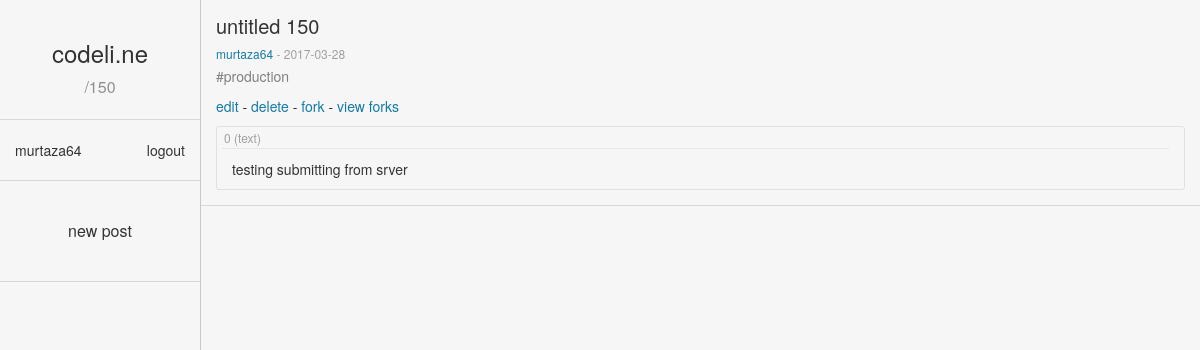
/150 (signed in), run on the app's committed database.
### timeline/models.py (models this page shows, shortened)
class Post(models.Model):
    title = models.CharField(max_length=140)
    body = models.TextField()
    date = models.DateTimeField()
    last_updated = models.DateTimeField()
    edited = models.BooleanField(default=False)
    author = models.ForeignKey(User, default=1, on_delete=models.SET_NULL, null=True)
    parent = models.ForeignKey('Post', null=True, on_delete=models.SET_NULL)
    tags = models.ManyToManyField('Tag')
    private = models.BooleanField(default=False)

class Tag(models.Model):
    name = models.CharField(max_length = 140)
    lang = models.BooleanField(default = 0)
    def __str__(self):
        return self.name

### timeline/views.py (the view)
# urls.py: url(r'^(?P<pk>\d+)/?$', views.SinglePostView.as_view(), name='post'),
class SinglePostView(JSONPostViewMixin, DetailView):
    template_name = 'timeline/post_view.html'
    model = Post
    def get_context_data(self, **kwargs):
        context = super(SinglePostView, self).get_context_data(**kwargs)
        context['post'] = assemble_post(context['object'], self.request)
        context['object_list'] = [context['object']]
        context['subtitle'] = '/' + str(context['post']['id'])
        context['title'] = '{} | codeli.ne'.format(context['post']['title'])
        return context

### timeline/views.py (called while the page is built)
    def render_to_response(self, context, **response_kwargs):
        if self.request.GET.get('format') == 'json':
            return JsonResponse(
                dict(data=self.get_data(context)),
                **response_kwargs,
            )
        else:
            return super(JSONPostViewMixin, self).render_to_response(context, **response_kwargs)

### timeline/templates/timeline/post_view.html (shortened to what this page needs)
{% extends "timeline/header.html" %}
{% block lefttitle %}
  {% include 'timeline/includes/lefttitle.html' %}
{% endblock %}
{% block login %}
  {% include 'timeline/includes/login.html' %}
{% endblock %}
{% block sidebarlinks %}
  {% include 'timeline/includes/sidebarlinks.html' %}
{% endblock %}
{% block content %}
  {% include 'timeline/includes/post.html' %}
{% endblock %}

### timeline/templates/timeline/includes/login.html
<div class="row">
    <div class="container-fluid">
        {% if not user.is_authenticated %}
        <a class="loginlink" href="/login">login</a>
        <a class="loginlink" href="/register" style="float:right">register</a>
        {% else %}
        <a class="loginlink" href="/user/{{user.get_username}}">
            {{user.get_username}}
        </a>
        <a class="loginlink" href="/logout" style="float:right">logout</a>
        {% endif %}
    </div>
</div>

### timeline/templates/timeline/includes/post.html (shortened to what this page needs)
<div class="post">
  <p class="posttitle">
    <a class="title" href="/{{post.id}}">{{post.title}}</a>
  </p>
  <p class="postdate">
    {% if post.author %}
    <a href="/user/{{post.author}}/">{{post.author}}</a> -
    {% endif %}
    {{post.date|date:'Y-m-d'}}
  </p>
  <p class="posttags">
    {% for tag in post.tags %}
    <a class="taglink{% if tag.lang %} lang{% endif %}" href="/tag/{{tag}}">#{{tag}}</a>
    {% endfor %}
  </p>
  <p>
  {% if post.author_logged_in %}
    <a href='/edit/{{post.id}}'>edit</a>
    -
    <a href='/delete/{{post.id}}'>delete</a>
    -
  {% endif %}
  <a href='/fork/{{post.id}}'>fork</a>
  -
  <a href='/{{post.id}}/forks'>view forks</a>
  </p>
  {% for i, cell in post.body %}
      {% if cell.type == 2 %}
          <pre class="codecell"><div class="cellindex code">{{i}}{% if cell.lang %} ({{cell.lang}}){% endif %}{% if cell.title %} - {{cell.title}}{% endif %}</div><code class = "{{cell.lang}}">{{cell.content}}</code></pre>
      {% else %}
        <div class="container-fluid cell text">
          <div class="cellindex">
              {{i}} ({% if cell.type == 0 %}text{% else %}markdown{% endif %}){% if cell.title %} - {{cell.title}}{% endif %}
          </div>
          <p>
              {{cell.content|safe}}
          </p>
        </div>
      {% endif %}
  {% endfor %}
</div>
<hr style='margin:15px -15px'>

### timeline/static/timeline/post_styles.css (style rules this page uses)
.container-fluid.cell { border:1px solid #e0e0e0; border-radius:3px; margin-bottom:10px; }
.container-fluid.cell.text p { margin-top: 10px; }
.cellindex { padding:2px; margin-left:-10px; color:#a0a0a0; font-size:12px; border-bottom:1px solid #e6e6e6; font-family:"Helvetica Neue",Helvetica,Arial,sans-serif; }
.postdate { color: #a0a0a0; margin-bottom: 4px; }
.posttags { color: #808080; }
a.taglink { color: inherit; }
p.postdate { font-size:12px; }
.posttitle { font-size:20px; margin-top:12px; margin-bottom:4px; }

### timeline/static/timeline/styles.css (style rules this page uses)
a.title { color: inherit; }
a { color: #137aa7 }
hr { border-color: #d8d8d8; }
.loginlink { color: #333333; }

### timeline/templates/timeline/header.html (style rules this page uses)
html, body { height:100% }

### data on the page
Post: title "untitled 150", date "2017-03-28"
Tag: name "production"

### other printed values
{{ subtitle }} "/150"
{{ user.get_username }} "murtaza64"
{{ post.author }} "murtaza64"
{{ i }} "0"
{{ cell.content|safe }} "testing submitting from srver"
